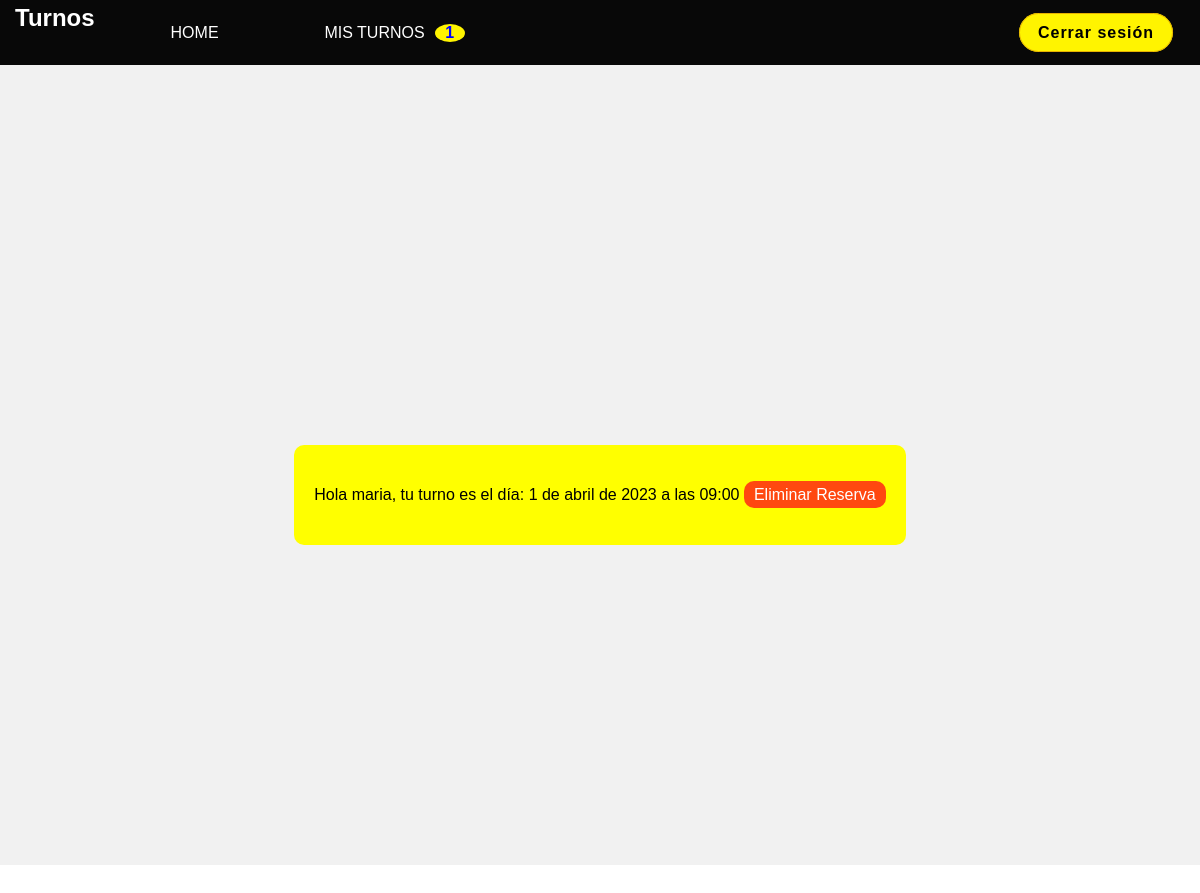
Screenshot of /misTurnos/ (signed in) with the database file from the repository.
### Turnos/models.py (models this page shows, shortened)
class Turno(models.Model):
    fecha = models.DateField()
    hora_inicio = models.TimeField()
    hora_fin = models.TimeField()
    asignado_a = models.ForeignKey(User, on_delete=models.SET_NULL, null=True, blank=True)
    activo = models.BooleanField(default=True)

### Turnos/views.py (the view)
# urls.py: path("misTurnos/" , misTurnos, name="misTurnos"),
def misTurnos(request):
    miTurno = Turno.objects.filter(asignado_a=request.user)
    return render(request, "Turnos/misTurnos.html" , {"miTurno": miTurno})

### Turnos/templates/Turnos/misTurnos.html
{% extends 'Turnos/turnos.html' %}
{% block Turnos %}
{% if not miTurno %}
<p>No tienes turnos disponibles</p>
{% else %}
{% for turno in miTurno %}
<div class="containerEliminar">
    <div class="eliminarReserva">
        <p>Hola {{turno.asignado_a}}, tu turno es el día: {{turno.fecha}} a las {{turno.hora_inicio}} <a class="btn-red"href="{% url 'Eliminar' turno.id %}">Eliminar Reserva</a></p>
    </div>
</div>
{% endfor %}
{% endif %}
{% endblock Turnos %}

### Turnos/static/Turnos/css/navbar.css (style rules this page uses)
body { margin: 0; background-image: url(); }
* { transition: 0.4s ease all; }

### Turnos/static/Turnos/css/style.css (style rules this page uses)
* { box-sizing: border-box; padding: 0; margin: 0; font-family: 'DM Sans', sans-serif; }
.btn-red { text-decoration: none; padding: 5px 10px; color: white; background-color: rgb(255, 72, 16); border-radius: 10px; }
.containerEliminar { height: 100vh; display: flex; width: 100%; justify-content: center; align-items: center; }
.eliminarReserva { display: flex; background-color: yellow; height: 100px; align-items: center; justify-content: center; flex-direction: column; border-radius: 10px; padding: 20px; }
.eliminarReserva p { font-weight:400 ; }

### rows the page displays
Turno: asignado_a "maria", fecha "1 de abril de 2023", hora_inicio "09:00"
